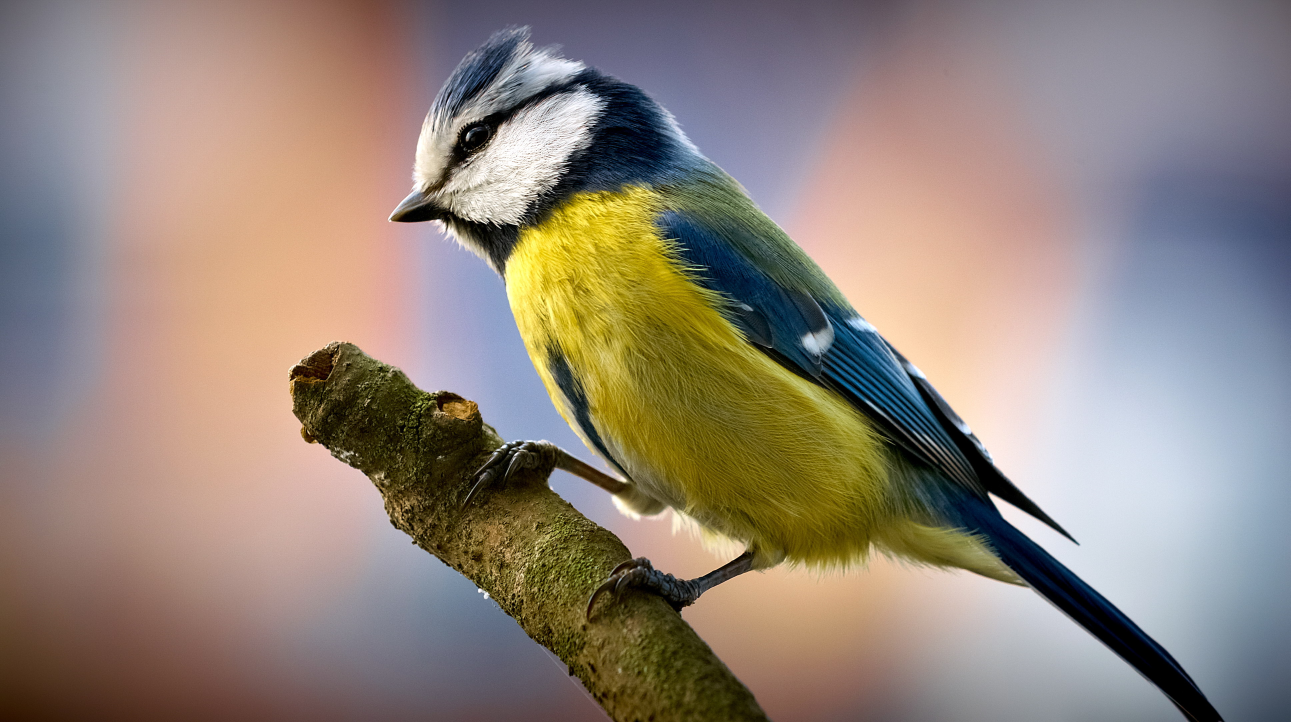
#> input picture lesson-14/images/birds.jpg, 3872 x 2166 px (shown at 1/3 size)
$ python hw.py
#> lines starting #> are read from the running program, lines starting #| are printed output that depends on the picture
import numpy as np
from PIL import Image


# Task 1. Write a Python function that converts a temperature from Fahrenheit to Celsius. Use `numpy.vectorize` to apply this function to an array of temperatures: `[32, 68, 100, 212, 77]`.
#    - Formula: $C = (F - 32) \times \frac{5}{9}$

def fahrenheit_to_celsius(f):
    return (f-32) * 5 / 9

to_celsius = np.vectorize(fahrenheit_to_celsius)

temps_f = np.array([32, 68, 100, 212, 77])
temps_c = to_celsius(temps_f)

print(temps_c)

# ---

# Task 2. Create a custom function that takes two arguments: a number and a power. Use `numpy.vectorize` to calculate the power for each pair of numbers in two arrays: `[2, 3, 4, 5]` and `[1, 2, 3, 4]`.

def power(num, power):
    return num ** power

to_power = np.vectorize(power)
nums = np.array([2, 3, 4, 5])
powers = np.array([1, 2, 3, 4])
ans = to_power(nums, powers)
#> further down, img is the input picture: PIL image 3872x2166 RGB; mean R, G, B 146.4, 133.2, 122.8
print("Numbers raised to powers:", ans)


# ---

# Task 3. Solve the system of equations using `numpy`:

# $$
# \begin{cases}
# 4x + 5y + 6z = 7 \\
# 3x - y + z = 4 \\
# 2x + y - 2z = 5
# \end{cases}
# $$


matrix = np.array([[4, 5, 6], [3, -1, 1], [2, 1, -2]])
values = np.array([7, 4, 5])
res = np.linalg.solve(matrix, values)
print(res)


# ---

# Task 4. Given the electrical circuit equations below, solve for $I_1, I_2, I_3$ (currents in the branches):

# $$
# \begin{cases}
# 10I_1 - 2I_2 + 3I_3 = 12 \\
# -2I_1 + 8I_2 - I_3 = -5 \\
# 3I_1 - I_2 + 6I_3 = 15
# \end{cases}
# $$


currents = np.array([[10, -2, 3], [-2, 8, -1], [3, -1, 6]])
equation = np.array([12, -5, 15])

result = np.linalg.solve(currents, equation)
print(result)


# ---


# **Image Manipulation with NumPy and PIL**

# Image file: `images/birds.jpg`. Your task is to perform the following image manipulations using the **NumPy** library while leveraging **PIL** for reading and saving the image.

# **Instructions:**

# 1. **Flip the Image**:
#    - Flip the image horizontally and vertically (left-to-right and up-to-down).

# 2. **Add Random Noise**:
#    - Add random noise to the image.

# 3. **Brighten Channels**:
#    - Increase the brightness of the channels (r.g. red channel) by a fixed value (e.g., 40). Clip the values to ensure they stay within the 0 to 255 range.

# 4. **Apply a Mask**:
#    - Mask a rectangular region in the image (e.g., a 100x100 area in the center) by setting all pixel values in this region to black (0, 0, 0).

# **Requirements:**
# - Use the **PIL** module onyl to:
#   - Read the image.
#   - Convert numpy array to image.
#   - Save the modified image back to a file.
# - Perform all manipulations using NumPy functions. Avoid using image editing functions from PIL or other libraries.


# **Bonus Challenge**:
# - Create a function for each manipulation (e.g., `flip_image`, `add_noise`, `brighten_channels`, `apply_mask`) to promote modularity and reusability of code.


def flip_image(img_array):
    """Flip image horizontally and vertically."""
    flipped_h = np.fliplr(img_array)  # horizontal flip
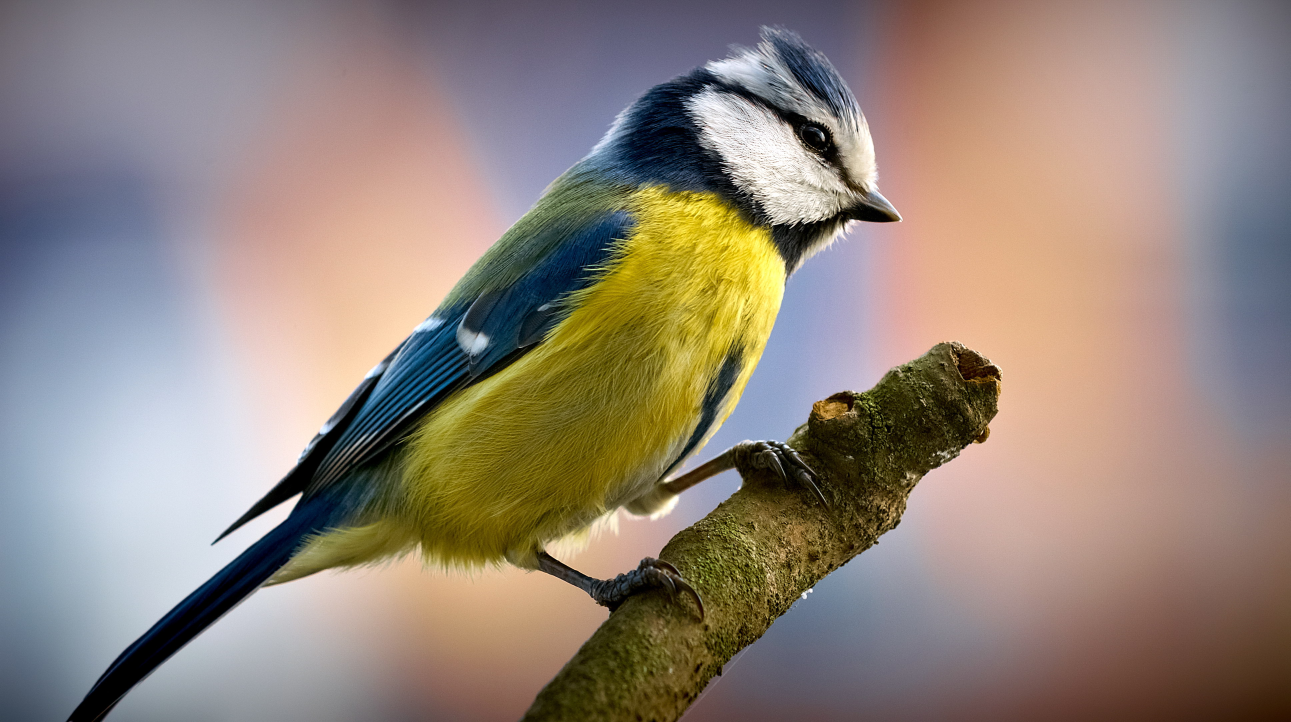
#> flipped_h: shape (2166, 3872, 3) (shown at 1/3 size); mean R, G, B 146.4, 133.2, 122.8
    flipped_v = np.flipud(img_array)  # vertical flip
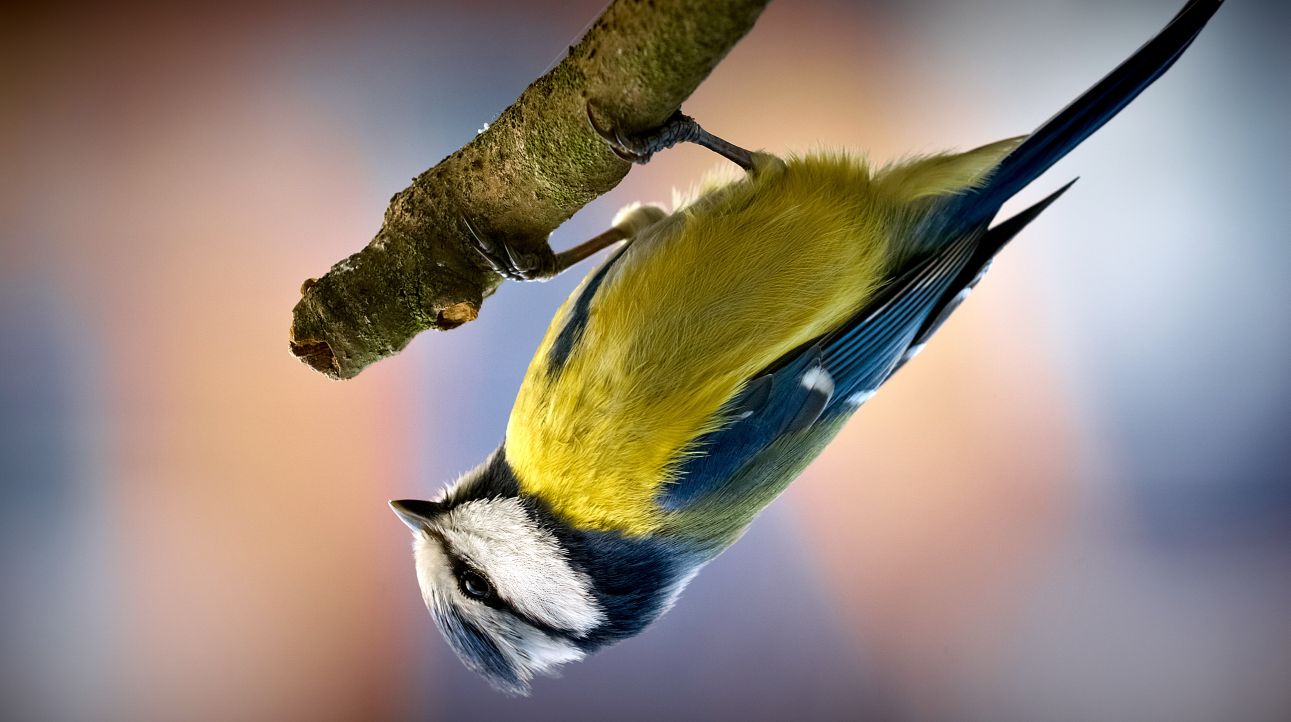
#> flipped_v: shape (2166, 3872, 3) (shown at 1/3 size); mean R, G, B 146.4, 133.2, 122.8
    return flipped_h, flipped_v

def add_noise(img_array, noise_level=30):
    """Add random noise to image (0-255)."""
#> called with noise_level = 30
    noise = np.random.randint(-noise_level, noise_level+1, img_array.shape, dtype=np.int16)
    noisy_img = np.clip(img_array.astype(np.int16) + noise, 0, 255).astype(np.uint8)
    return noisy_img

def brighten_channels(img_array, value=40):
    """Brighten all color channels by a fixed value."""
#> called with value = 40
    brightened = np.clip(img_array.astype(np.int16) + value, 0, 255).astype(np.uint8)
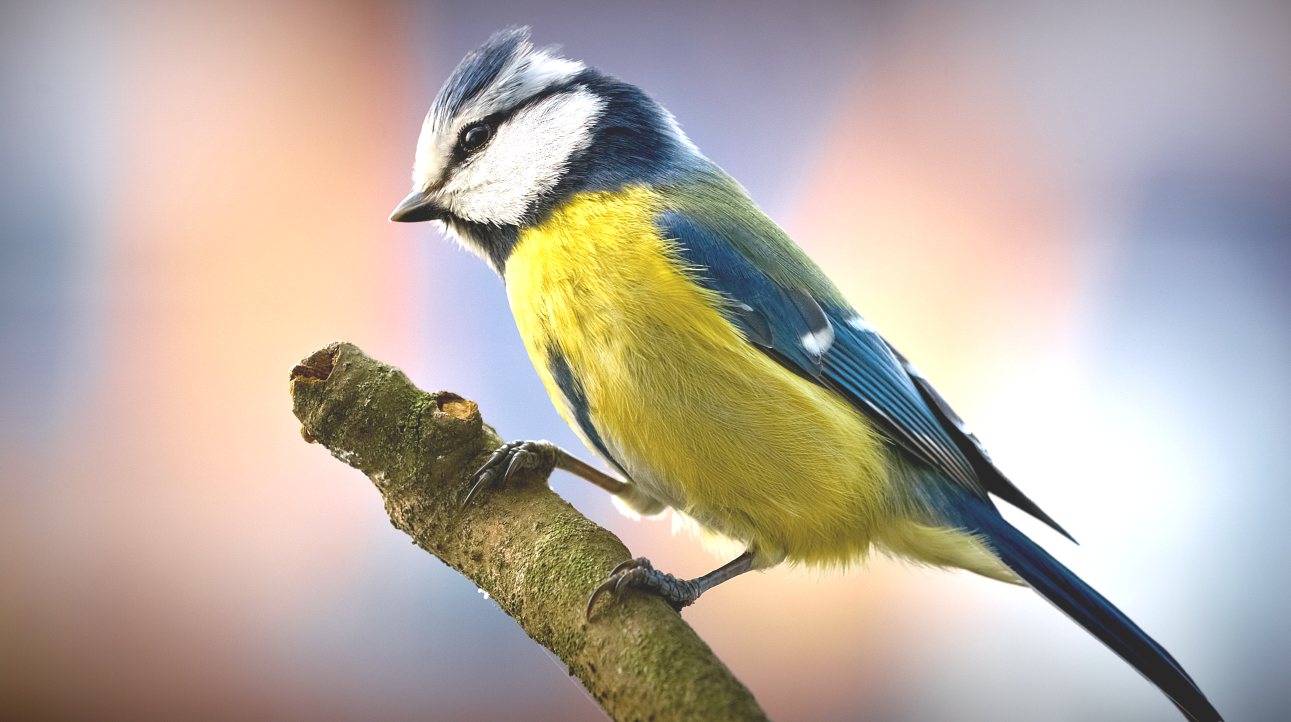
#> brightened: shape (2166, 3872, 3) (shown at 1/3 size); mean R, G, B 184.2, 172.6, 161.9
    return brightened

def apply_mask(img_array, mask_size=(100, 100)):
    """Apply a black mask in the center of the image."""
#> called with mask_size = (100, 100)
    h, w, _ = img_array.shape
#> h = 2166; w = 3872
    mask_h, mask_w = mask_size
    y1, y2 = (h - mask_h) // 2, (h + mask_h) // 2
#> y1 = 1033; y2 = 1133
    x1, x2 = (w - mask_w) // 2, (w + mask_w) // 2
#> x1 = 1886; x2 = 1986
    img_array[y1:y2, x1:x2] = [0, 0, 0]
    return img_array

img = Image.open("images/birds.jpg")
img_array = np.array(img)

# 2. Flip
flipped_h, flipped_v = flip_image(img_array)

# 3. Add noise
noisy_img = add_noise(img_array)

# 4. Brighten channels
bright_img = brighten_channels(img_array, 40)

# 5. Apply mask
masked_img = apply_mask(img_array.copy(), (100, 100))

# 6. Convert back to Image and save
Image.fromarray(flipped_h).save("flipped_horizontal.jpg")
Image.fromarray(flipped_v).save("flipped_vertical.jpg")
Image.fromarray(noisy_img).save("noisy.jpg")
Image.fromarray(bright_img).save("brightened.jpg")
Image.fromarray(masked_img).save("masked.jpg")


# ---
